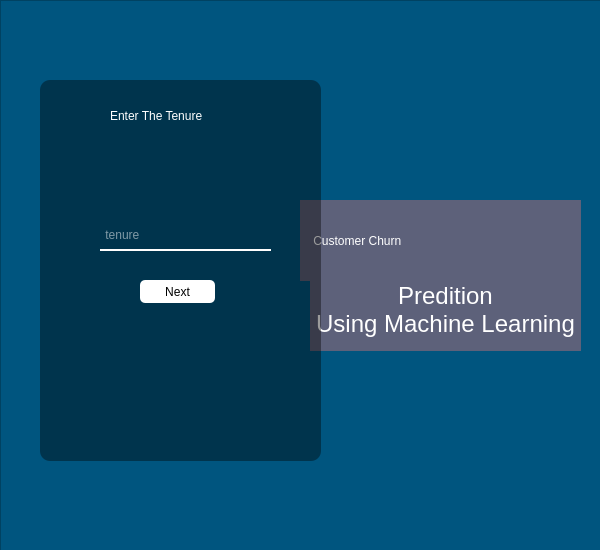
<?xml version="1.0" encoding="UTF-8"?>
<ui version="4.0">
 <class>Form</class>
 <widget class="QWidget" name="Form">
  <property name="geometry">
   <rect>
    <x>0</x>
    <y>0</y>
    <width>600</width>
    <height>550</height>
   </rect>
  </property>
  <property name="windowTitle">
   <string>Form</string>
  </property>
  <widget class="QFrame" name="frame">
   <property name="geometry">
    <rect>
     <x>-1</x>
     <y>-1</y>
     <width>361</width>
     <height>241</height>
    </rect>
   </property>
   <property name="frameShape">
    <enum>QFrame::StyledPanel</enum>
   </property>
   <property name="frameShadow">
    <enum>QFrame::Raised</enum>
   </property>
  </widget>
  <widget class="QFrame" name="frame_2">
   <property name="geometry">
    <rect>
     <x>0</x>
     <y>0</y>
     <width>601</width>
     <height>551</height>
    </rect>
   </property>
   <property name="styleSheet">
    <string notr="true">background-color: rgb(0, 85, 127);</string>
   </property>
   <property name="frameShape">
    <enum>QFrame::StyledPanel</enum>
   </property>
   <property name="frameShadow">
    <enum>QFrame::Raised</enum>
   </property>
   <widget class="QLabel" name="label">
    <property name="geometry">
     <rect>
      <x>20</x>
      <y>20</y>
      <width>566</width>
      <height>513</height>
     </rect>
    </property>
    <property name="styleSheet">
     <string notr="true">background-image: url(Untitled.jpg);</string>
    </property>
    <property name="text">
     <string/>
    </property>
    <property name="openExternalLinks">
     <bool>false</bool>
    </property>
   </widget>
   <widget class="QLabel" name="label_2">
    <property name="geometry">
     <rect>
      <x>40</x>
      <y>80</y>
      <width>281</width>
      <height>381</height>
     </rect>
    </property>
    <property name="styleSheet">
     <string notr="true">background-color:rgba(0,0,0,100);
border-radius:10px;</string>
    </property>
    <property name="text">
     <string/>
    </property>
   </widget>
   <widget class="QLabel" name="label_3">
    <property name="geometry">
     <rect>
      <x>300</x>
      <y>200</y>
      <width>281</width>
      <height>81</height>
     </rect>
    </property>
    <property name="styleSheet">
     <string notr="true">color:rgb(255, 255, 255);
background-color: rgb(93, 97, 122);
font: 75 24pt &quot;Bahnschrift&quot;;</string>
    </property>
    <property name="text">
     <string>    Customer Churn</string>
    </property>
   </widget>
   <widget class="QLabel" name="label_4">
    <property name="geometry">
     <rect>
      <x>310</x>
      <y>270</y>
      <width>271</width>
      <height>81</height>
     </rect>
    </property>
    <property name="styleSheet">
     <string notr="true">color:rgb(255, 255, 255);
background-color: rgb(93, 97, 122);
font: 75 24pt &quot;Bahnschrift&quot;;</string>
    </property>
    <property name="text">
     <string>&lt;html&gt;&lt;head/&gt;&lt;body&gt;&lt;p align=&quot;center&quot;&gt;&lt;span style=&quot; font-size:18pt;&quot;&gt;Predition &lt;br/&gt;Using Machine Learning&lt;/span&gt;&lt;/p&gt;&lt;/body&gt;&lt;/html&gt;</string>
    </property>
   </widget>
   <widget class="QLabel" name="label_5">
    <property name="geometry">
     <rect>
      <x>110</x>
      <y>100</y>
      <width>131</width>
      <height>31</height>
     </rect>
    </property>
    <property name="styleSheet">
     <string notr="true">background-color:rgb(0,0,0,0);
font: 75 12pt &quot;MS Shell Dlg 2&quot;;
color:rgb(255,255,255);</string>
    </property>
    <property name="text">
     <string>Enter The Tenure</string>
    </property>
   </widget>
   <widget class="QLineEdit" name="tenure">
    <property name="geometry">
     <rect>
      <x>100</x>
      <y>220</y>
      <width>171</width>
      <height>31</height>
     </rect>
    </property>
    <property name="styleSheet">
     <string notr="true">background-color:rgb(0,0,0,0);
border:none;
border-bottom:2px solid rgb(255,255,255);
color:rgb(255,255,255);</string>
    </property>
    <property name="placeholderText">
     <string> tenure</string>
    </property>
    <property name="clearButtonEnabled">
     <bool>true</bool>
    </property>
   </widget>
   <widget class="QPushButton" name="next1">
    <property name="geometry">
     <rect>
      <x>140</x>
      <y>280</y>
      <width>75</width>
      <height>23</height>
     </rect>
    </property>
    <property name="styleSheet">
     <string notr="true">background-color:rgb(255,255,255);
border-radius:5px</string>
    </property>
    <property name="text">
     <string>Next</string>
    </property>
   </widget>
   <zorder>label</zorder>
   <zorder>label_3</zorder>
   <zorder>label_4</zorder>
   <zorder>label_2</zorder>
   <zorder>tenure</zorder>
   <zorder>next1</zorder>
   <zorder>label_5</zorder>
  </widget>
 </widget>
 <resources>
  <include location="res.qrc"/>
 </resources>
 <connections/>
</ui>
